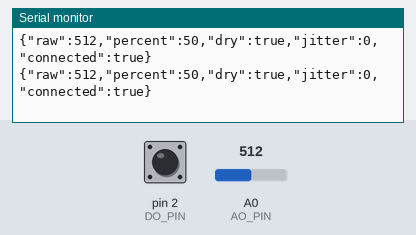
This sketch was run on a simulated Arduino Uno, built with avr-gcc and run on an emulated ATmega328P. On the bench: the last lines printed to the serial monitor. The test bench sets the inputs (shaded band); at power-on: A0 (AO_PIN) = 512, pin 2 (DO_PIN) HIGH.

Above: at 1.2 s.
1.3 s: A0 (AO_PIN) set to 996
At 2.1 s:
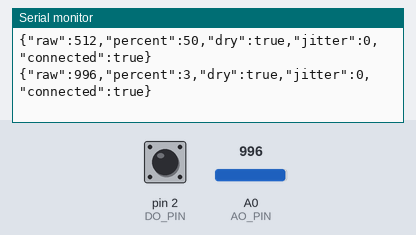
2.8 s: A0 (AO_PIN) set to 1011
At 3.7 s:
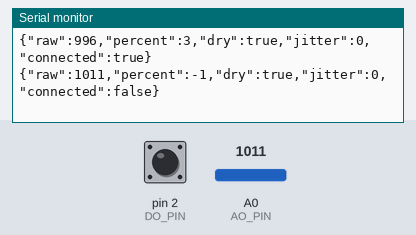

Measured:
- the behaviour switches between 1010 and 1011 on A0 (AO_PIN) (found by bisection; images 1 and 2)
- after the input at 1.3 s, the serial monitor: prints a new line after 0.37 s (image 1)
- after the input at 2.8 s, the serial monitor: prints a new line after 0.49 s (image 2)

The sketch:

SoilMonitor.ino
```cpp
/*
 * Atmosphere - 土壤湿度传感器测试（带断线检测）
 * AO → A0，DO → D2，VCC → 5V，GND → GND
 */

const int AO_PIN = A0;
const int DO_PIN = 2;

void setup() {
  Serial.begin(9600);
  pinMode(DO_PIN, INPUT_PULLUP);  // 启用内部上拉，拔掉时稳定为 HIGH
}

void loop() {
  int raw = analogRead(AO_PIN);

  // 断线检测：读5次，看波动
  int minV = raw, maxV = raw;
  for (int i = 0; i < 4; i++) {
    delay(10);
    int v = analogRead(AO_PIN);
    if (v < minV) minV = v;
    if (v > maxV) maxV = v;
  }
  int jitter = maxV - minV;

  // 悬空引脚噪声大且值接近1023（上拉），或波动超过200判为断线
  bool disconnected = (jitter > 200) || (raw > 1010);

  int percent = disconnected ? -1 : constrain(map(raw, 0, 1023, 100, 0), 0, 100);
  bool dry = digitalRead(DO_PIN);

  Serial.print("{\"raw\":");
  Serial.print(raw);
  Serial.print(",\"percent\":");
  Serial.print(percent);
  Serial.print(",\"dry\":");
  Serial.print(dry ? "true" : "false");
  Serial.print(",\"jitter\":");
  Serial.print(jitter);
  Serial.print(",\"connected\":");
  Serial.print(disconnected ? "false" : "true");
  Serial.println("}");

  delay(500);
}
```
